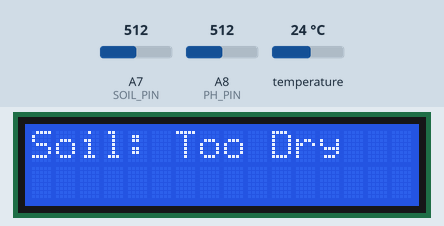
Bench run of a sketch on a simulated Arduino Mega 2560, built with avr-gcc and run on an emulated ATmega2560. Shown: 16×2 character LCD. The inputs (shaded band) are chosen by the test bench; at power-on: temperature 24 °C, A7 (SOIL_PIN) = 512, A8 (PH_PIN) = 512. What the sketch prints to the serial monitor is not drawn.

Above: at 3.2 s.
3.3 s: temperature set to 12 °C
At 6.2 s:
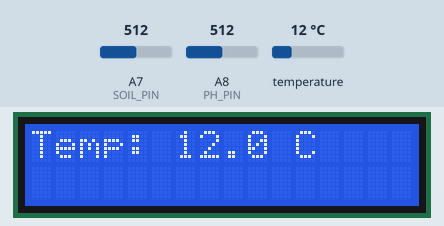
17.3 s: A7 (SOIL_PIN) set to 306
At 20.4 s:
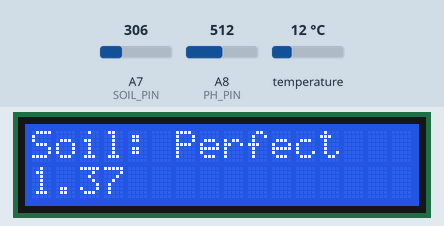
24.5 s: A7 (SOIL_PIN) set to 284
37.7 s: A7 (SOIL_PIN) set to 265
41.7 s: A8 (PH_PIN) set to 716
At 51.6 s:
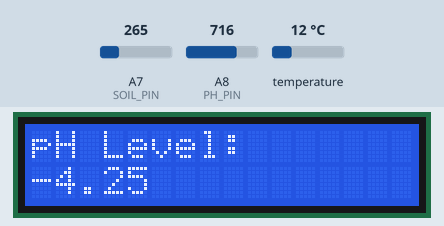
55.1 s: temperature set to 19 °C
At 65.0 s:
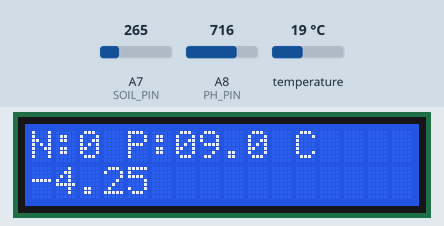
Timing chart, 0 to 66.3 s (numbered marks = the images above; inputs shaded):
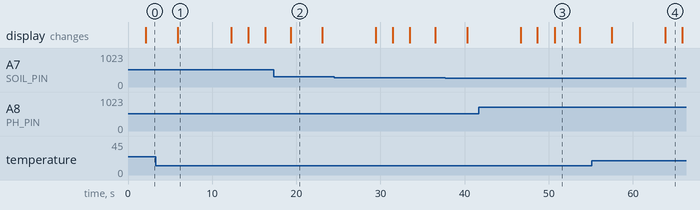

Measured:
- after the input at 17.3 s, the display: changes after 2.0 s (image 2)
- what the display in image 1 shows lasts 6.4 s, from 5.9 s to 12.3 s
- what the display in image 2 shows lasts 3.8 s, from 19.3 s to 23.1 s
- what the display in image 3 shows lasts 3.0 s, from 50.7 s to 53.7 s

The sketch:

Main_Code.ino
```cpp
#include <OneWire.h>
#include <DallasTemperature.h>
#include "DFRobot_PH.h"
#include <EEPROM.h>
#include <LiquidCrystal_I2C.h>
#include <Wire.h>

// Soil Moisture Sensor
#define SOIL_PIN A7
#define WET_SOIL 277
#define DRY_SOIL 380

// DS18B20 Temperature Sensor
#define ONE_WIRE_BUS 31
OneWire oneWire(ONE_WIRE_BUS);
DallasTemperature sensors(&oneWire);

// RS485 NPK Sensor
#define RE 8
#define DE 9

const byte nitro[] = {0x01, 0x03, 0x00, 0x1e, 0x00, 0x01, 0xe4, 0x0c};
const byte phos[]  = {0x01, 0x03, 0x00, 0x1f, 0x00, 0x01, 0xb5, 0xcc};
const byte pota[]  = {0x01, 0x03, 0x00, 0x20, 0x00, 0x01, 0x85, 0xc0};

byte values[11];

// pH Sensor
#define PH_PIN A8
float voltage, phValue, temperature = 25;
DFRobot_PH ph;

// LCD
LiquidCrystal_I2C lcd(0x27, 16, 2); // I2C address 0x27

// Helper for Modbus response
bool readModbusResponse(byte* buffer, byte length) {
  unsigned long start = millis();
  byte index = 0;
  while (index < length && (millis() - start < 1000)) {
    if (Serial2.available()) {
      buffer[index++] = Serial2.read();
    }
  }
  return index == length;
}

// NPK functions
byte readNutrient(const byte* command) {
  digitalWrite(DE, HIGH);
  digitalWrite(RE, HIGH);
  delay(10);

  Serial2.write(command, 8);
  Serial2.flush();

  digitalWrite(DE, LOW);
  digitalWrite(RE, LOW);

  if (readModbusResponse(values, 7)) {
    return values[4];
  } else {
    return 0; // Error or timeout
  }
}

void setup() {
  Serial.begin(9600);
  Serial2.begin(9600); // Using Serial2 for RS485

  sensors.begin();
  ph.begin();

  pinMode(RE, OUTPUT);
  pinMode(DE, OUTPUT);
  digitalWrite(RE, LOW);
  digitalWrite(DE, LOW);

  lcd.init();
  lcd.backlight();
  lcd.setCursor(0, 0);
  lcd.print("Compost Monitor");
  delay(2000);
  lcd.clear();

  // Optional: single-time pH calibration (comment out if not needed)
  voltage = analogRead(PH_PIN) / 1024.0 * 5000;
  ph.calibration(voltage, 25);
}

void loop() {
  // ---- Soil Moisture ----
  int moisture = analogRead(SOIL_PIN);
  Serial.print("Soil Moisture: ");
  Serial.println(moisture);

  lcd.setCursor(0, 0);
  lcd.print("Soil: ");
  if (moisture < WET_SOIL) {
    lcd.print("Too Wet     ");
    Serial.println("Too Wet");
  } else if (moisture < DRY_SOIL) {
    lcd.print("Perfect     ");
    Serial.println("Perfect");
  } else {
    lcd.print("Too Dry     ");
    Serial.println("Too Dry");
  }
  delay(3000);

  // ---- Temperature ----
  sensors.requestTemperatures();
  float tempC = sensors.getTempCByIndex(0);
  Serial.print("Temperature: ");
  Serial.print(tempC);
  Serial.println(" C");

  lcd.setCursor(0, 0);
  lcd.print("Temp: ");
  lcd.print(tempC, 1);
  lcd.print(" C     ");
  delay(3000);

  // ---- NPK ----
  uint8_t nitrogenVal    = readNutrient(nitro);
  delay(100);
  uint8_t phosphorousVal = readNutrient(phos);
  delay(100);
  uint8_t potassiumVal   = readNutrient(pota);
  delay(100);

  Serial.print("Nitrogen: ");
  Serial.print(nitrogenVal);
  Serial.println(" mg/kg");

  Serial.print("Phosphorous: ");
  Serial.print(phosphorousVal);
  Serial.println(" mg/kg");

  Serial.print("Potassium: ");
  Serial.print(potassiumVal);
  Serial.println(" mg/kg");

  lcd.setCursor(0, 0);
  lcd.print("N:");
  lcd.print(nitrogenVal);
  lcd.print(" P:");
  lcd.print(phosphorousVal);
  delay(2000);
  lcd.setCursor(0, 1);
  lcd.print("K:");
  lcd.print(potassiumVal);
  delay(2000);

  // ---- pH ----
  voltage = analogRead(PH_PIN) / 1024.0 * 5000;
  phValue = ph.readPH(voltage, tempC);
  Serial.print("pH: ");
  Serial.println(phValue, 2);

  lcd.setCursor(0, 0);
  lcd.print("pH Level:      ");
  lcd.setCursor(0, 1);
  lcd.print(phValue, 2);
  lcd.print("         ");
  delay(3000);

  Serial.println("------------------------------");
}
```
